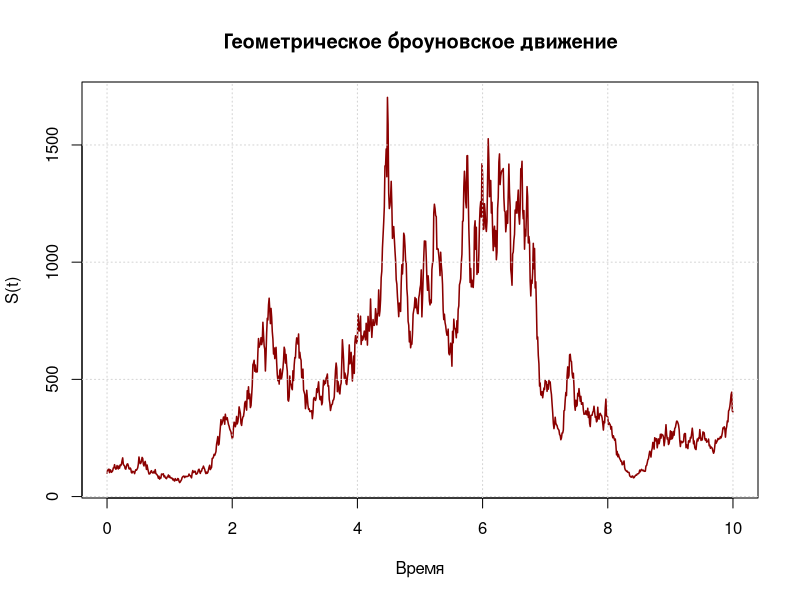

Write R code to recreate this figure.
# Параметры моделирования
initial_price <- 100  # Начальная цена
drift <- 0.5         # Параметр дрейфа
volatility <- 0.8    # Волатильность
time_step <- 0.01    # Шаг дискретизации
num_steps <- 1000    # Количество шагов
num_points <- num_steps + 1  # Количество временных точек

# Функция для генерации броуновского движения
simulate_brownian_motion <- function(num_points, time_step) {
  # Генерация случайных приращений
  increments <- rnorm(num_points, mean = 0, sd = sqrt(time_step))
  
  # Инициализация и заполнение вектора
  brownian <- numeric(num_points)
  for (k in 2:num_points) {
    brownian[k] <- brownian[k - 1] + increments[k]
  }
  
  brownian
}

# Функция для генерации геометрического броуновского движения
simulate_geometric_bm <- function(num_points, time_step, initial_price, drift, volatility, brownian) {
  # Инициализация вектора
  gbm <- numeric(num_points)
  gbm[1] <- initial_price
  
  # Вычисление траектории
  for (k in 1:(num_points - 1)) {
    gbm[k + 1] <- initial_price * exp((drift - volatility^2 / 2) * (k * time_step) + volatility * brownian[k + 1])
  }
  
  gbm
}

# Функция для оценки параметров из логарифмических приращений
estimate_parameters <- function(gbm, time_step) {
  # Проверка входных данных
  if (length(gbm) < 2) stop("Недостаточно данных для вычисления приращений")
  if (any(is.na(gbm)) || any(!is.finite(gbm)) || any(gbm <= 0)) {
    stop("Данные содержат NA, бесконечные или неположительные значения")
  }
  
  # Вычисление логарифмических приращений
  log_returns <- diff(log(gbm))
  
  # Проверка приращений
  if (any(is.na(log_returns)) || any(!is.finite(log_returns))) {
    stop("Логарифмические приращения содержат NA или бесконечные значения")
  }
  
  # Оценка среднего и дисперсии
  mu_est <- mean(log_returns)
  var_est <- var(log_returns)
  
  # Преобразование оценок
  vol_est_sq <- var_est / time_step
  drift_est <- mu_est / time_step + vol_est_sq / 2
  
  list(drift_est = drift_est, vol_est_sq = vol_est_sq)
}

# Задание 1: Моделирование геометрического броуновского движения
brownian_path <- simulate_brownian_motion(num_points, time_step)
gbm_path <- simulate_geometric_bm(num_points, time_step, initial_price, drift, volatility, brownian_path)

# Проверка корректности gbm_path
if (any(is.na(gbm_path)) || any(!is.finite(gbm_path)) || any(gbm_path <= 0)) {
  stop("Ошибка в траектории геометрического броуновского движения: содержит NA, бесконечные или неположительные значения")
}

# Визуализация траектории
time_grid <- seq(0, num_steps * time_step, by = time_step)
plot(time_grid, gbm_path, type = "l", col = "darkred", 
     main = "Геометрическое броуновское движение", 
     xlab = "Время", ylab = "S(t)", lwd = 1.5)
grid()

# Задание 2: Оценка параметров
params_est <- estimate_parameters(gbm_path, time_step)

# Вывод результатов
cat("Оценка дрейфа (a):", params_est$drift_est, "\n")
cat("Оценка волатильности (sigma^2):", params_est$vol_est_sq, "\n")
